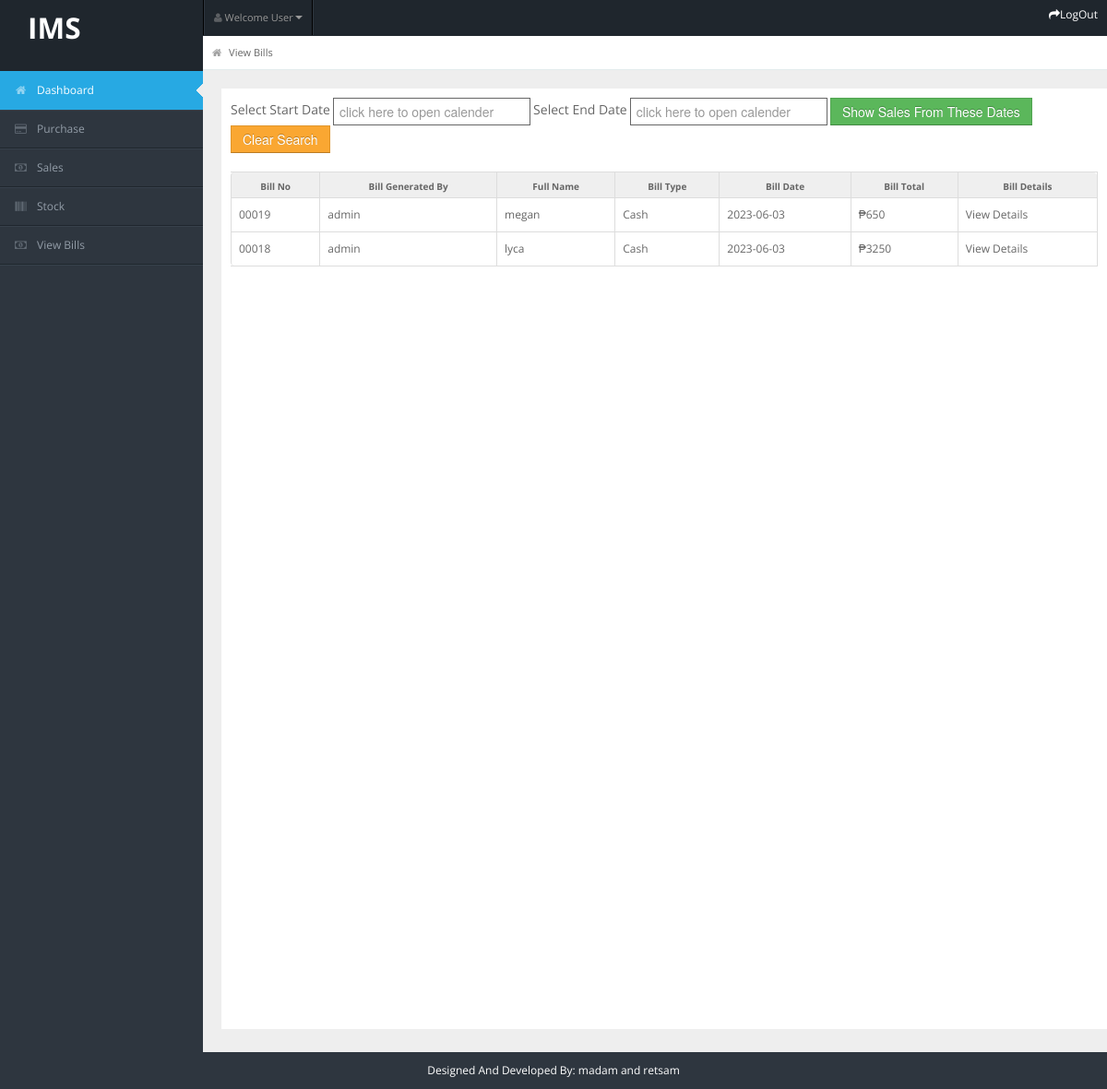
The page /user/view_bills.php (signed in) on the database its author committed.
### tables this page shows
CREATE TABLE `billing_header` (
  `id` int NOT NULL,
  `fullname` varchar(255) NOT NULL,
  `bill_type` varchar(255) NOT NULL,
  `date` date NOT NULL,
  `bill_no` varchar(255) NOT NULL,
  `username` varchar(255) NOT NULL
);

### user/view_bills.php (the view, shortened to what this page needs)
<?php
include "header.php";
include "../user/db_connect.php";
?>
<?php
    $pesoSymbol =  '&#8369;';
?>
<div id="content">
    <div id="content-header">
        <div id="breadcrumb"><a href="dashboard.php" title="Go to Dashboard" class="tip-bottom"><i class="icon-home"></i>
            View Bills</a></div>
    </div>
    <div class="container-fluid">
        <div class="row-fluid" style="background-color: white; min-height: 1000px; padding:10px;">
                <form class="form-inline" action="" name="form1" method="post">
                    <div class="form-group">
                        <label for="email">Select Start Date</label>
                        <input type="text" name="dt" id="dt" autocomplete="off" class="form-control" required style="width:200px;border-style:solid; border-width:1px; border-color:#666666" placeholder="click here to open calender"  >
                    </div>
                    <div class="form-group">
                        <label for="email">Select End Date</label>
                        <input type="text" name="dt2" id="dt2" autocomplete="off" placeholder="click here to open calender"  class="form-control" style="width:200px;border-style:solid; border-width:1px; border-color:#666666" >
                    </div>
                    <button type="submit" name="submit1" class="btn btn-success">Show Sales From These Dates</button>
                    <button type="button" name="submit2 "class="btn btn-warning" onclick="window.location.href=window.location.href">Clear Search</button>
                </form>
                <br>
        <?php
        if (isset($_POST["submit1"]))
        {
            ?>
        <table class= "table table-bordered">
            <tr>
                <th>Bill No</th>
                <th>Bill Generated By</th>
                <th>Full Name</th>
                <th>Bill Type</th>
                <th>Bill Date</th>
                <th>Bill Total</th>
                <th>Bill Details</th>
            </tr>
            <?php
            $res=mysqli_query($link, "select * from billing_header where (date>='$_POST[dt]' && date<='$_POST[dt2]') order by id desc");
            while($row=mysqli_fetch_array($res))
            {
                echo "<tr>";
                echo "<td>"; echo $row["bill_no"]; echo "</td>";
                echo "<td>"; echo $row["username"]; echo "</td>";
                echo "<td>"; echo $row["fullname"]; echo "</td>";
                echo "<td>"; echo $row["bill_type"]; echo "</td>";
                echo "<td>"; echo $row["date"]; echo "</td>";
                echo "<td>"; echo $pesoSymbol; echo get_total ($row["id"],$link); echo "</td>";
                echo "<td>"; ?><a href="view_bill_details.php?id=<?php echo $row["id"]; ?>">View Details</a> <?php echo "</td>";
                echo "</tr>";
            }
            ?>
        </table>
        </div>
    </div>
</div>
<?php
        }
        else{
            ?>
        <table class= "table table-bordered">
            <tr>
                <th>Bill No</th>
                <th>Bill Generated By</th>
                <th>Full Name</th>
                <th>Bill Type</th>
                <th>Bill Date</th>
                <th>Bill Total</th>
                <th>Bill Details</th>
            </tr>
            <?php
            $res=mysqli_query($link, "select * from billing_header order by id desc");
            while($row=mysqli_fetch_array($res))
            {
                echo "<tr>";
                echo "<td>"; echo $row["bill_no"]; echo "</td>";
                echo "<td>"; echo $row["username"]; echo "</td>";
                echo "<td>"; echo $row["fullname"]; echo "</td>";
                echo "<td>"; echo $row["bill_type"]; echo "</td>";
                echo "<td>"; echo $row["date"]; echo "</td>";
                echo "<td>"; echo $pesoSymbol; echo get_total ($row["id"],$link); echo "</td>";
                echo "<td>"; ?><a href="view_bill_details.php?id=<?php echo $row["id"]; ?>">View Details</a> <?php echo "</td>";
                echo "</tr>";
            }
            ?>
        </table>
        </div>
    </div>
</div>
<?php
        }
function get_total($bill_id, $link)
{
    $total=0;
    $res2=mysqli_query($link, "select * from billing_details where bill_id=$bill_id");
    while($row2=mysqli_fetch_array($res2))
    {
        $total=$total+($row2["price"]*$row2["qty"]);
    }
    return $total;
}
?>
<?php
include "footer.php";
?>

### user/css/matrix-style.css (style rules this page uses)
* { outline:none !important; -moz-outline: none !important; }
html, body { height:100% }
body { overflow-x: hidden; margin-top: -10px; font-family: 'Open Sans', sans-serif; font-size:12px; color:#666; }
a { color:#666; }
select, textarea, input[type="text"], input[type="password"], input[type="datetime"], input[type="datetime-local"], input[type="date"], input[type="month"], input[type="time"], input[type="week"], input[type="number"], input[type="email"], input[type="url"], input[type="search"], input[type="tel"], input[type="color"], .uneditable-input, .label, .dropdown-menu, .btn, .well, .progress, .table-bordered, .btn-group > .btn:first-child, .btn-group > .btn:last-child, .btn-group > .btn:last-child, .btn-group > .dropdown-toggle, .alert { border-radius:0px; }
.btn, textarea, input[type="text"], input[type="password"], input[type="datetime"], input[type="datetime-local"], input[type="date"], input[type="month"], input[type="time"], input[type="week"], input[type="number"], input[type="email"], input[type="url"], input[type="search"], input[type="tel"], input[type="color"], .uneditable-input { box-shadow:none; }
.progress, .progress-success .bar, .progress .bar-success, .progress-warning .bar, .progress .bar-warning, .progress-danger .bar, .progress .bar-danger, .progress-info .bar, .progress .bar-info, .btn, .btn-primary { background-image:none; }
#content { background: none repeat scroll 0 0 #eeeeee; margin-left: 220px; margin-right: 0; padding-bottom: 25px; position: relative; min-height:100%; width: auto; }
#content-header { position: abslute; width: 100%; margin-top: -38px; z-index: 20; }
.container-fluid .row-fluid:first-child { margin-top: 20px; }
#breadcrumb { background-color: #fff; border-bottom: 1px solid #e3ebed; }
#breadcrumb a { padding: 8px 20px 8px 10px; display: inline-block; background-image: url('../img/breadcrumb.png'); background-position: center right; background-repeat: no-repeat; font-size: 11px; color: #666666; }
#breadcrumb a:last-child { background-image:none; }
#breadcrumb a i { margin-right: 5px; opacity: .6; }
.stat-boxes .peity_bar_good, .stat-boxes .peity_line_good, { color: #459D1C; }
.widget-title, .modal-header, .table th, div.dataTables_wrapper .ui-widget-header { background:#efefef; border-bottom: 1px solid #CDCDCD; height: 36px; }
.table th { height: auto; font-size: 10px; padding: 5px 10px 2px; border-bottom: 0; text-align: center; color: #666666; }
form { margin-bottom: 0; }

### user/css/matrix-media.css (style rules this page uses)
body { background:#2E363F; }

### user/footer.php (style rules this page uses)
.form-inline .form-group { display:inline-block;margin-bottom:0;vertical-align:middle }
.form-inline .form-control { display:inline-block;width:auto;vertical-align:middle }

### rows shown on the page
billing_header: bill_no "00019", username "admin", fullname "megan", bill_type "Cash", date "2023-06-03", id "650"
billing_header: bill_no "00018", username "admin", fullname "lyca", bill_type "Cash", date "2023-06-03", id "3250"
